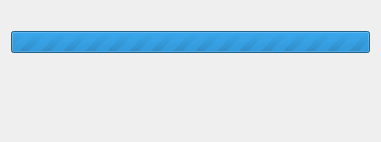
<?xml version="1.0" encoding="UTF-8"?>
<ui version="4.0">
 <class>Qnx::Internal::BlackBerryDeviceConfigurationWizardQueryPage</class>
 <widget class="QWizardPage" name="Qnx::Internal::BlackBerryDeviceConfigurationWizardQueryPage">
  <property name="geometry">
   <rect>
    <x>0</x>
    <y>0</y>
    <width>381</width>
    <height>142</height>
   </rect>
  </property>
  <property name="windowTitle">
   <string>Form</string>
  </property>
  <layout class="QVBoxLayout" name="verticalLayout">
   <item>
    <widget class="QLabel" name="statusLabel">
     <property name="text">
      <string/>
     </property>
     <property name="wordWrap">
      <bool>true</bool>
     </property>
    </widget>
   </item>
   <item>
    <widget class="QProgressBar" name="progressBar">
     <property name="maximum">
      <number>0</number>
     </property>
    </widget>
   </item>
   <item>
    <spacer name="verticalSpacer">
     <property name="orientation">
      <enum>Qt::Vertical</enum>
     </property>
     <property name="sizeHint" stdset="0">
      <size>
       <width>20</width>
       <height>58</height>
      </size>
     </property>
    </spacer>
   </item>
  </layout>
 </widget>
 <resources/>
 <connections/>
</ui>
